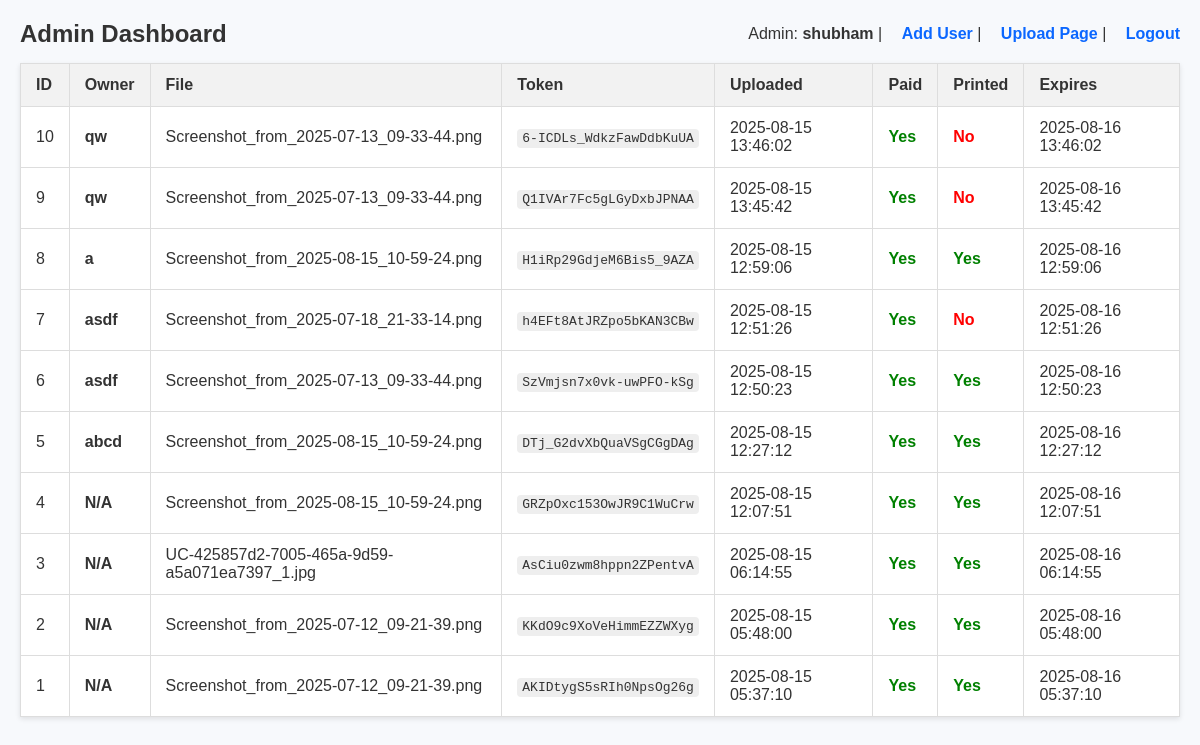
Page /admin (signed in) on the earlier database version.
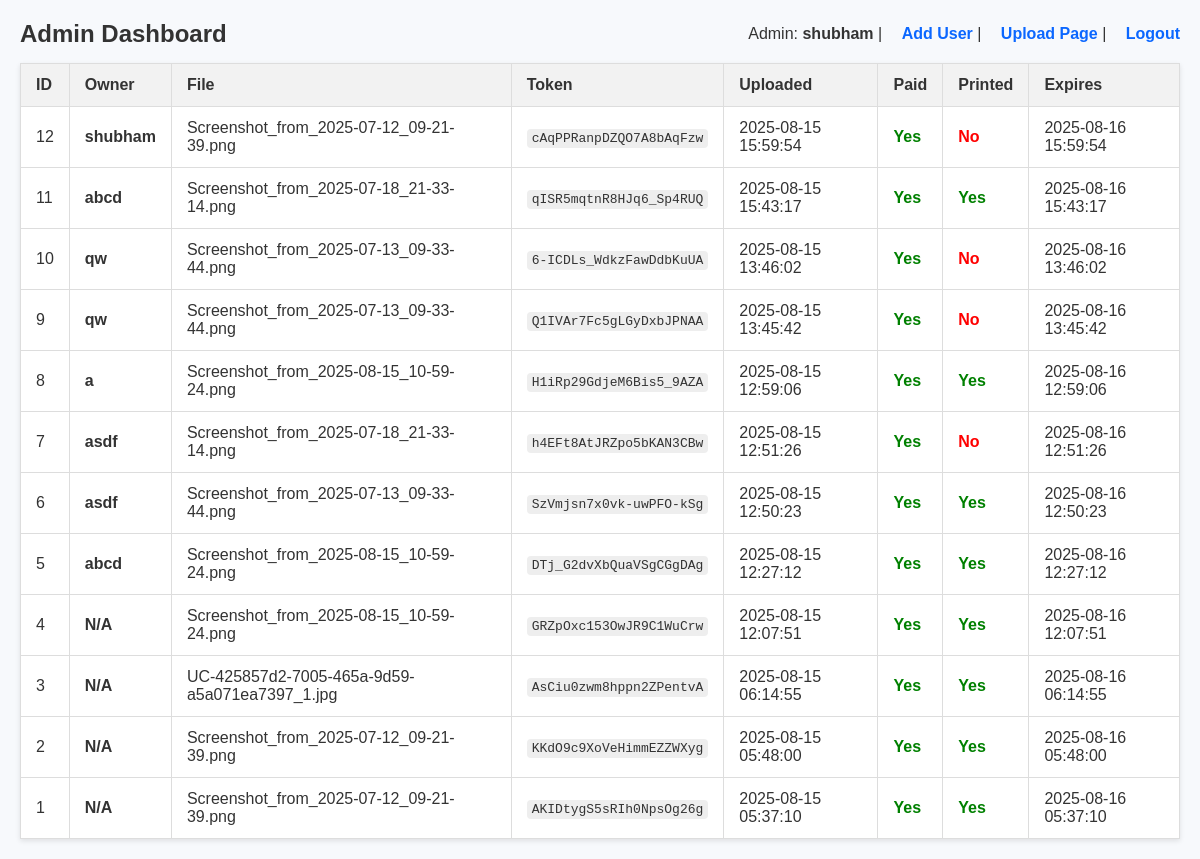
Same page on the later database version.
### tables this page shows
CREATE TABLE jobs (
        id INTEGER PRIMARY KEY AUTOINCREMENT,
        token TEXT UNIQUE,
        filename TEXT,
        filepath TEXT,
        uploaded_at INTEGER,
        paid INTEGER DEFAULT 0,
        printed INTEGER DEFAULT 0,
        expires_at INTEGER
    , owner_username TEXT);

### app.py (the view)
@app.route('/admin')
@login_required(admin_only=True)
def admin():
    conn = get_db_connection()
    cur = conn.cursor()
    cur.execute(
        'SELECT id, token, filename, owner_username, uploaded_at, paid, printed, expires_at FROM jobs ORDER BY uploaded_at DESC'
    )
    rows = cur.fetchall()
    conn.close()
    formatted = []
    for r in rows:
        formatted.append({
            'id': r[0],
            'token': r[1],
            'filename': r[2],
            'owner_username': r[3],
            'uploaded_at': datetime.fromtimestamp(r[4]).strftime("%Y-%m-%d %H:%M:%S"),
            'paid': bool(r[5]),
            'printed': bool(r[6]),
            'expires_at': datetime.fromtimestamp(r[7]).strftime("%Y-%m-%d %H:%M:%S"),
        })
    return render_template('admin.html', jobs=formatted)

### app.py (called while the page is built, shortened)
@app.context_processor
def inject_template_globals():
    max_mb = app.config.get('MAX_CONTENT_LENGTH', 0) // (1024 * 1024)
    return {
        "max_file_mb": max_mb,
        "registration_enabled": 'register' in app.view_functions
    }

def get_db_connection():
    conn = sqlite3.connect(DB_PATH)
    conn.row_factory = sqlite3.Row
    return conn

def login_required(admin_only=False):
    def decorator(f):
        @wraps(f)
        def wrapped(*args, **kwargs):
            username = session.get("user")
            if not username:
                if admin_only:
                    return redirect(url_for("admin_login", next=request.path))
                return redirect(url_for("user_login", next=request.path))
            if admin_only:
                if not session.get('is_admin'):
                    abort(403)
            return f(*args, **kwargs)
        return wrapped
    return decorator

### templates/admin.html (shortened to what this page needs)
<!doctype html>
<html>
<head>
</head>
<body>
<div class="container">
    <div class="top">
        <h2>Admin Dashboard</h2>
        <div class="top-nav">
            <span>Admin: <strong>{{ session.user }}</strong></span> |
            <a href="{{ url_for('admin_add_user') }}">Add User</a> |
            <a href="{{ url_for('index') }}">Upload Page</a> |
            <a href="{{ url_for('logout') }}">Logout</a>
        </div>
    </div>
    <table>
        <thead>
            <tr>
                <th>ID</th>
                <th>Owner</th>
                <th>File</th>
                <th>Token</th>
                <th>Uploaded</th>
                <th>Paid</th>
                <th>Printed</th>
                <th>Expires</th>
            </tr>
        </thead>
        <tbody>
        {% for job in jobs %}
            <tr>
                <td>{{ job.id }}</td>
                <td><strong>{{ job.owner_username or 'N/A' }}</strong></td>
                <td>{{ job.filename }}</td>
                <td><code>{{ job.token }}</code></td>
                <td>{{ job.uploaded_at }}</td>
                <td>
                    {% if job.paid %}
                        <span class="ok">Yes</span>
                    {% else %}
                        <span class="no">No</span>
                    {% endif %}
                </td>
                <td>
                    {% if job.printed %}
                        <span class="ok">Yes</span>
                    {% else %}
                        <span class="no">No</span>
                    {% endif %}
                </td>
                <td>{{ job.expires_at }}</td>
            </tr>
        {% else %}
            <tr>
                <td colspan="8" style="text-align:center;">No jobs found.</td>
            </tr>
        {% endfor %}
        </tbody>
    </table>
</div>
</body>
</html>

### templates/admin.html (style rules this page uses)
body { font-family: Arial, Helvetica, sans-serif; background: #f7f9fc; margin: 20px; color: #333; }
.container { max-width: 1200px; margin: 0 auto; }
table { width: 100%; border-collapse: collapse; background: #fff; box-shadow: 0 2px 5px rgba(0,0,0,0.1); }
th, td { padding: 12px 15px; border: 1px solid #ddd; text-align: left; }
th { background: #f2f2f2; font-weight: 600; }
.ok { color: green; font-weight: bold; }
.no { color: red; font-weight: bold; }
.top { display: flex; justify-content: space-between; align-items: center; margin-bottom: 15px; flex-wrap: wrap; }
.top h2 { margin: 0; }
.top-nav a { margin-left: 15px; text-decoration: none; color: #0b67ff; font-weight: 600; }
td code { background: #eee; padding: 2px 5px; border-radius: 4px; font-family: monospace; }

Differences in the rows shown:
added jobs: user "shubham", id "12", owner_username "shubham", filename "Screenshot_from_2025-07-12_09-21-39.png", token "cAqPPRanpDZQO7A8bAqFzw", uploaded_at "2025-08-15 15:59:54", paid "Yes", printed "No", expires_at "2025-08-16 15:59:54"
added jobs: id "11", owner_username "abcd", filename "Screenshot_from_2025-07-18_21-33-14.png", token "qISR5mqtnR8HJq6_Sp4RUQ", uploaded_at "2025-08-15 15:43:17", paid "Yes", printed "Yes", expires_at "2025-08-16 15:43:17"
Other differences:
{{ session.user }}: "shubham" → (not shown)
